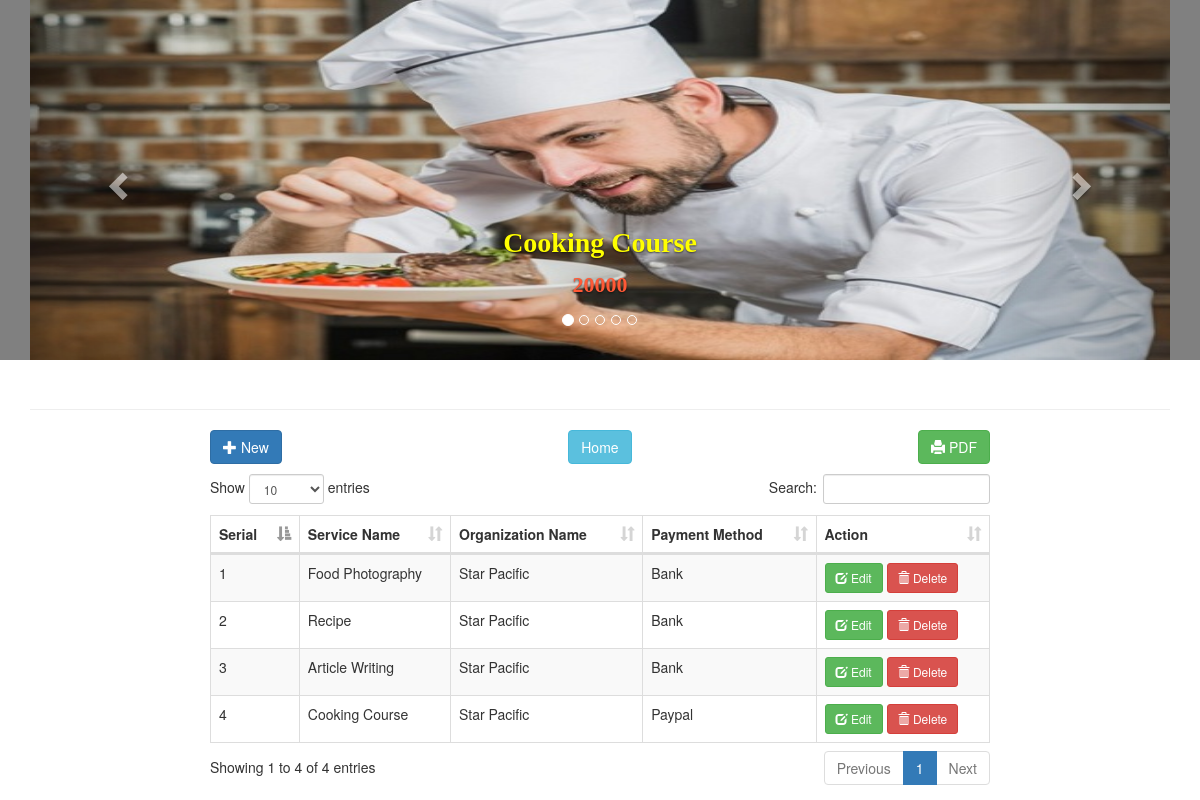
The app's page /service.php with its own data.
### tables this page shows
CREATE TABLE `members` (
  `id` int(11) NOT NULL,
  `servicename` varchar(200) NOT NULL,
  `orgname` varchar(200) NOT NULL,
  `payment` text NOT NULL
);

### service.php (the view, shortened to what this page needs)
<!DOCTYPE html>
<html>
<head>
	<link rel="stylesheet" type="text/css" href="bootstrap/css/bootstrap.min.css">
	<link rel="stylesheet" type="text/css" href="datatable/dataTable.bootstrap.min.css">
	<link rel="stylesheet" href="https://maxcdn.bootstrapcdn.com/bootstrap/3.4.1/css/bootstrap.min.css">
</head>
<body>
<section id="showcase" class="bg-dark">
<div class="container">
  <div id="myCarousel" class="carousel slide" data-ride="carousel">
    <ol class="carousel-indicators">
      <li data-target="#myCarousel" data-slide-to="0" class="active"></li>
      <li data-target="#myCarousel" data-slide-to="1"></li>
      <li data-target="#myCarousel" data-slide-to="2"></li>
	  <li data-target="#myCarousel" data-slide-to="3"></li>
	  <li data-target="#myCarousel" data-slide-to="4"></li>
    </ol>
    <div class="carousel-inner">
      <div class="item active">
        <img src="img/1.jpg" alt="Los Angeles" style="width:100%;">
		<div class="carousel-caption">
        <h3>Cooking Course</h3>
        <p>20000</p>
      </div>
      </div>
    </div>
    <a class="left carousel-control" href="#myCarousel" data-slide="prev">
      <span class="glyphicon glyphicon-chevron-left"></span>
    </a>
    <a class="right carousel-control" href="#myCarousel" data-slide="next">
      <span class="glyphicon glyphicon-chevron-right"></span>
    </a>
  </div>
</div>
</section>
<div class="container">
	<h1 class="page-header text-center"></h1>
	<div class="row">
		<div class="col-sm-8 col-sm-offset-2">
			<div class="row">
				<div class="text-center">
				<a href="#addnew" data-toggle="modal" class="btn btn-primary pull-left"><span class="glyphicon glyphicon-plus"></span> New</a>
				<a href="welcome.php" class="btn btn-info"><span></span> Home</a>
				<a href="print_pdf.php" class="btn btn-success pull-right"><span class="glyphicon glyphicon-print"></span> PDF</a>
    			</div>
			</div>
			<div class="height10">
			</div>
			<div class="row">
				<table id="myTable" class="table table-bordered table-striped">
					<thead>
						<th>Serial</th>
						<th>Service Name</th>
						<th>Organization Name</th>
						<th>Payment Method</th>
						<th>Action</th>
					</thead>
					<tbody>
						<?php
							include_once('source/config.php');
							$sql = "SELECT * FROM members";
							$query = $conn->query($sql);
							while($row = $query->fetch_assoc()){
								echo
								"<tr>
									<td>".$row['id']."</td>
									<td>".$row['servicename']."</td>
									<td>".$row['orgname']."</td>
									<td>".$row['payment']."</td>
									<td>
										<a href='#edit_".$row['id']."' class='btn btn-success btn-sm' data-toggle='modal'><span class='glyphicon glyphicon-edit'></span> Edit</a>
										<a href='#delete_".$row['id']."' class='btn btn-danger btn-sm' data-toggle='modal'><span class='glyphicon glyphicon-trash'></span> Delete</a>
									</td>
								</tr>";
							}
						?>
					</tbody>
				</table>
			</div>
		</div>
	</div>
</div>
</body>
</html>

### service.php (style rules this page uses)
.height10 { height:10px; }
.carousel-inner > .item > img { width:640px; height:360px; }
.carousel-caption p { color:#FF5936; font-size: 2.2rem; font-family: 'Lobster', cursive; font-weight:bold; }
.carousel-caption h3 { color: #ffff00; font-size: 2.8rem; font-weight:bold; font-family: 'Lobster', cursive; }
#showcase { background-color:grey; }

### records on screen
members: id "1", servicename "Food Photography", orgname "Star Pacific", payment "Bank"
members: id "2", servicename "Recipe", orgname "Star Pacific", payment "Bank"
members: id "3", servicename "Article Writing", orgname "Star Pacific", payment "Bank"
members: id "4", servicename "Cooking Course", orgname "Star Pacific", payment "Paypal"
